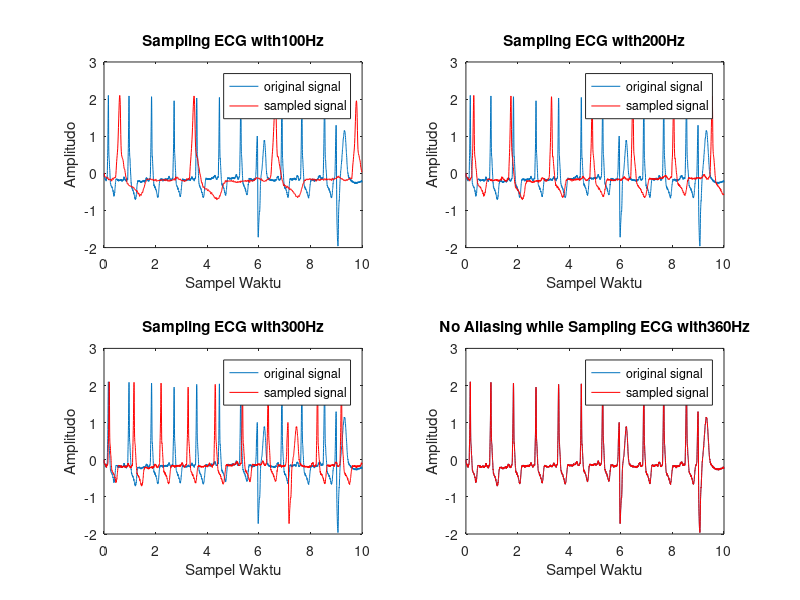

The MATLAB source for this figure:
[ecg,txt,raw] = xlsread('214m.csv');

ecg_ML2 = ecg(:,1);
ecg_V1 = ecg(:,2);
clear ecg txt raw

fs = 360;

fs_samp_1 = 100;
fs_samp_2 = 200;
fs_samp_3 = 300;
fs_samp_4 = 360;

ts = 1/fs;

ts_samp_1 = 1/fs_samp_1;
ts_samp_2 = 1/fs_samp_2;
ts_samp_3 = 1/fs_samp_3;
ts_samp_4 = 1/fs_samp_4;

dt = 0 : ts : 10-ts;

dt_samp_1 = 0 : ts_samp_1 : 10-ts_samp_1;
dt_samp_2 = 0 : ts_samp_2 : 10-ts_samp_2;
dt_samp_3 = 0 : ts_samp_3 : 10-ts_samp_3;
dt_samp_4 = 0 : ts_samp_4 : 10-ts_samp_4;

y = ecg_V1(1: length(dt));

y_samp_1 = ecg_V1(1: length(dt_samp_1));
y_samp_2 = ecg_V1(1: length(dt_samp_2));
y_samp_3 = ecg_V1(1: length(dt_samp_3));
y_samp_4 = ecg_V1(1: length(dt_samp_4));

subplot(2,2,1)
plot(dt,y)
hold on
%plot(dt,y_samp_1,'ko')
plot(dt_samp_1,y_samp_1,'r')
title(['Sampling ECG with' num2str(fs_samp_1) 'Hz'])
xlabel('Sampel Waktu')
ylabel('Amplitudo')
legend('original signal','sampled signal')

subplot(2,2,2)
plot(dt,y)
hold on
%plot(dt,y_samp_1,'ko')
plot(dt_samp_2,y_samp_2,'r')
title(['Sampling ECG with' num2str(fs_samp_2) 'Hz'])
xlabel('Sampel Waktu')
ylabel('Amplitudo')
legend('original signal','sampled signal')

subplot(2,2,3)
plot(dt,y)
hold on
%plot(dt,y_samp_1,'ko')
plot(dt_samp_3,y_samp_3,'r')
title(['Sampling ECG with' num2str(fs_samp_3) 'Hz'])
xlabel('Sampel Waktu')
ylabel('Amplitudo')
legend('original signal','sampled signal')

subplot(2,2,4)
plot(dt,y)
hold on
%plot(dt,y_samp_1,'ko')
plot(dt_samp_4,y_samp_4,'r')
title(['No Aliasing while Sampling ECG with' num2str(fs_samp_4) 'Hz'])
xlabel('Sampel Waktu')
ylabel('Amplitudo')
legend('original signal','sampled signal')
